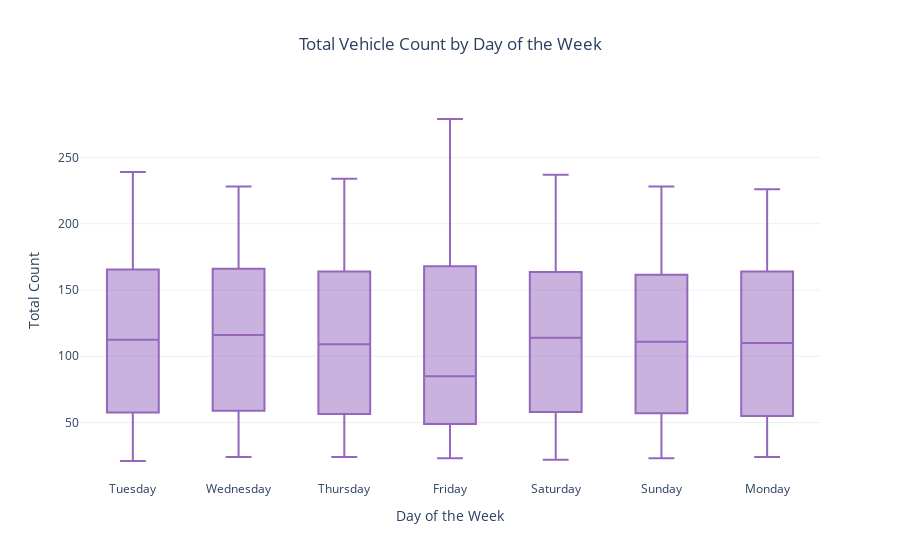

Write notebook code for a chart like this one.
### Code cell
# 20. Distribution of total vehicle counts for each day of the week
fig = px.box(traffic_df, x='Day of the week', y='Total', title='Total Vehicle Count by Day of the Week', color_discrete_sequence=['#9467bd'])
fig.update_layout(title_text='Total Vehicle Count by Day of the Week', title_x=0.5, xaxis_title='Day of the Week', yaxis_title='Total Count', template='plotly_white')
fig.show()

### Figure 1 — Plotly figure (JSON) as saved in the notebook; plotly's stock layout.template omitted (floating-point values rounded to 4 significant figures; data arrays with more than 128 entries replaced by an {"elided": "..."} marker saying what was removed)
{"data": [{"alignmentgroup": "True", "hovertemplate": "Day of the week=%{x}<br>Total=%{y}<extra></extra>", "legendgroup": "", "marker": {"color": "#9467bd"}, "name": "", "notched": false, "offsetgroup": "", "orientation": "v", "showlegend": false, "type": "box", "x": {"elided": "2976 str values"}, "x0": " ", "xaxis": "x", "y": {"elided": "2976 int values"}, "y0": " ", "yaxis": "y"}], "layout": {"boxmode": "group", "legend": {"tracegroupgap": 0}, "title": {"text": "Total Vehicle Count by Day of the Week", "x": 0.5}, "xaxis": {"anchor": "y", "domain": [0, 1], "title": {"text": "Day of the Week"}}, "yaxis": {"anchor": "x", "domain": [0, 1], "title": {"text": "Total Count"}}}}
